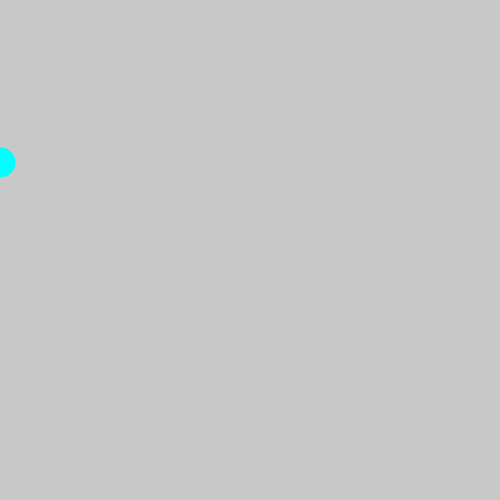
Frame 1 (no input)
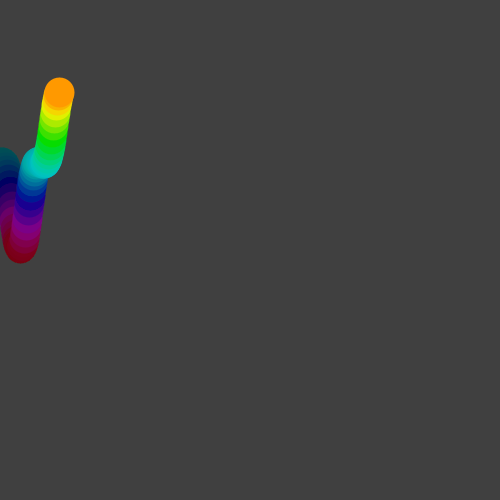
Frame 60 (the mouse pressed at the canvas centre just before this capture)
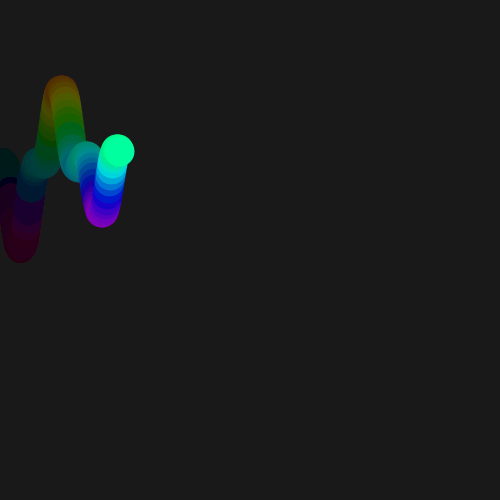
Frame 120 (the mouse held since frame 60 and released just before this capture)

The Processing sketch that drew these frames (run headless with seeded random() and noise(); from frame 60 on, the mouse is pressed at the canvas centre):

// Processing sketch: processing_64551
// ── processing_64551.pde

float x=0;
float b=0;
void setup(){
size(500,500);

colorMode(HSB,100);
smooth();}
void draw() {
    fill(0,2);
rect(-20,-20,width+60,height+60);
  float y = map(sin(b)*sin(b*1.1)*sin(b*1.2),-1,1,75,250);
  float siz=map(y, 50, 250, 30,30);
  float col= map(y, 75,250,0,100);
  strokeWeight(siz);
  stroke(col,100,100);
  point(x,y);
  if(x>width) {
      x=0;
      }
  x=x+1;
  b=b+0.07;

  }
